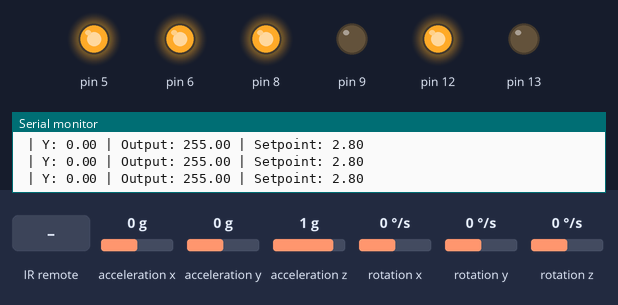
A sketch run on a simulated Arduino Uno, built with avr-gcc and run on an emulated ATmega328P. Shown: output pins drawn as LEDs (lit = HIGH), the last lines printed to the serial monitor. The test bench sets the inputs (shaded band); at power-on: acceleration x 0 g, acceleration y 0 g, acceleration z 1 g, rotation x 0 °/s, rotation y 0 °/s, rotation z 0 °/s.

Above: at 1.2 s.
1.3 s: acceleration x set to -1.4 g
At 2.5 s:
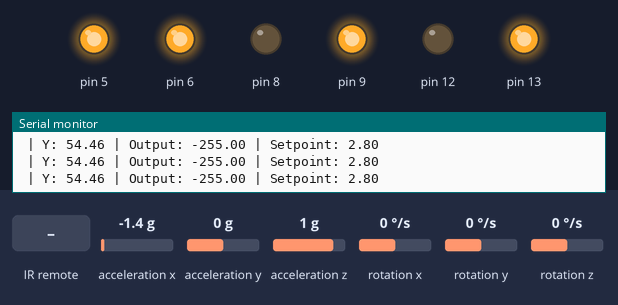
2.8 s: acceleration x set to 0 g
At 3.63 s:
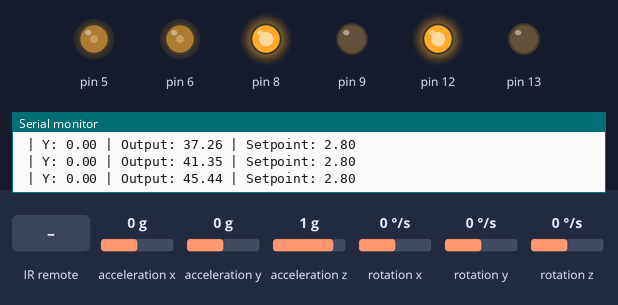
5.8 s: infrared code 0x449E79F received
At 7.0 s:
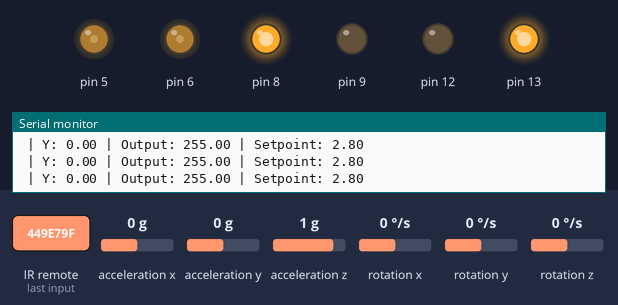
7.3 s: infrared code 0x8C22657B received
At 8.2 s:
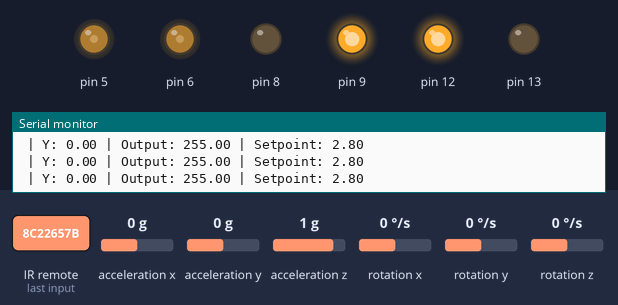
8.8 s: acceleration x set to -0.8 g
At 9.3 s:
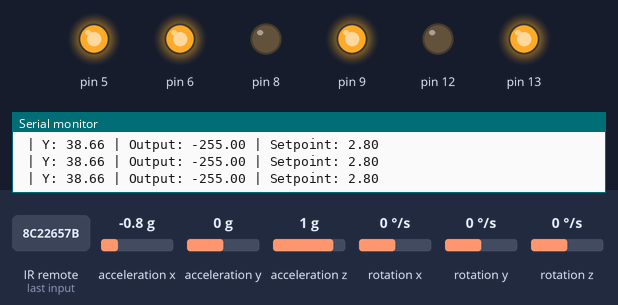
10.3 s: acceleration y set to 0.7 g
13.3 s: acceleration y set to 1 g
Timing chart, 0 to 16.3 s (numbered marks = the images above; inputs shaded):
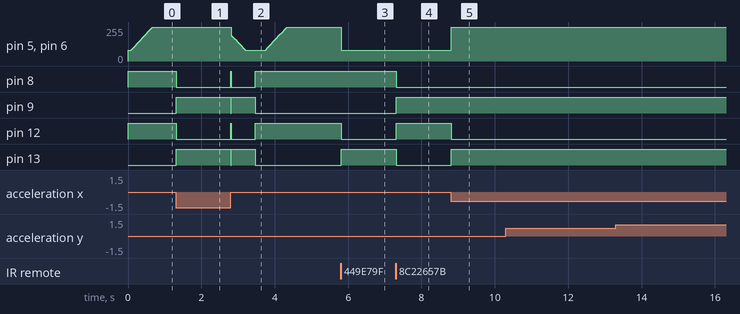

The sketch:

BADASS.ino
```cpp
#include <Wire.h>
#include <MPU6050_tockn.h>
#include <PID_v1.h>
#include "motorcontrol.h"
#include "IRController.h"

#define MIN_ABS_SPEED 80

double deadzone = 0;

MPU6050 mpu6050(Wire);
IRController ir(4); // IR Receiver ที่ขา D4

// PID Variables
double originalSetpoint = 2.80;
double setpoint = originalSetpoint;
double targetSetpoint = originalSetpoint;

double input, output;
double Kp = 19.7;
double Ki = 146;
double Kd = 0.7;

PID pid(&input, &output, &setpoint, Kp, Ki, Kd, DIRECT);

// Motor controller setup
double motorSpeedFactorA = 1;
double motorSpeedFactorB = 1;
int ENA = 6;
int IN1 = 13;
int IN2 = 12;
int ENB = 5;
int IN3 = 9;
int IN4 = 8;
motorcontrol my_motor(ENA, IN1, IN2, ENB, IN3, IN4, motorSpeedFactorA, motorSpeedFactorB);

// เวลา
unsigned long lastCommandTime = 0;
unsigned long commandTimeout = 200;

void setup() {
  Serial.begin(115200);
  Wire.begin();
  mpu6050.begin();
  //mpu6050.setGyroOffsets(2.80, 0.00, 0.00);
  mpu6050.setGyroOffsets(2.20, 0.76, -0.85);
  // mpu.setXGyroOffset(220);
  // mpu.setYGyroOffset(76);
  // mpu.setZGyroOffset(-85);
  // mpu.setZAccelOffset(1788);

  my_motor.begin();

  pid.SetMode(AUTOMATIC);
  pid.SetSampleTime(10);
  pid.SetOutputLimits(-255, 255);

  ir.begin();
  Serial.println("Ready!");
}

void loop() {
  // อ่านเซนเซอร์
  mpu6050.update();
  input = mpu6050.getAngleY();

  // PID คำนวณจาก setpoint
  pid.Compute();

  // มอเตอร์ทำงาน
  if (abs(input - setpoint) < deadzone) {
    my_motor.stop();
  } else {
    my_motor.move(output, MIN_ABS_SPEED);
  }

  // อ่าน IR
  unsigned long code = 0;
  if (ir.available(code)) {
    if (ir.forward(code)) {
      if (targetSetpoint < originalSetpoint + 7.5)
        targetSetpoint += 1;
    } else if (ir.backward(code)) {
      if (targetSetpoint > originalSetpoint - 7.5)
        targetSetpoint -= 2;
    } else if (ir.turnLeft(code)) {
      my_motor.turnLeft(MIN_ABS_SPEED, false);
    } else if (ir.turnRight(code)) {
      my_motor.turnRight(MIN_ABS_SPEED, false);
    }
    lastCommandTime = millis();
  }

  // ถ้าไม่มีคำสั่งนาน → กลับไป originalSetpoint
  if (millis() - lastCommandTime > commandTimeout) {
    targetSetpoint = originalSetpoint;
  }

  // Soft transition: ปรับ setpoint ทีละน้อย
  setpoint = 0.9 * setpoint + 0.1 * targetSetpoint;

  // Debug
  Serial.print(" | Y: ");
  Serial.print(input);
  Serial.print(" | Output: ");
  Serial.print(output);
  Serial.print(" | Setpoint: ");
  Serial.println(setpoint);

  delay(10);
}
```

IRController.cpp
```cpp
#include "IRController.h"

IRController::IRController(int recvPin) : irrecv(recvPin) {
    lastCode = 0;
    lastIRTime = 0;
}

void IRController::begin() {
    irrecv.enableIRIn();
}

bool IRController::available(unsigned long &codeOut) {
    if (irrecv.decode(&results)) {
        lastIRTime = millis();

        if (results.value == 0xFFFFFFFF) {
            codeOut = lastCode;
        } else {
            lastCode = results.value;
            codeOut = results.value;
        }

        irrecv.resume();
        return true;
    }

    if (millis() - lastIRTime > 200) {
        codeOut = 0;
    }

    return false;
}

bool IRController::forward(unsigned long code) {
    return code == 0x3D9AE3F7;
}

bool IRController::backward(unsigned long code) {
    return code == 0x1BC0157B;
}

bool IRController::turnLeft(unsigned long code) {
    return code == 0x449E79F;
}

bool IRController::turnRight(unsigned long code) {
    return code == 0x8C22657B;
//bool IRController::Boost(unsigned long code){
 //   return code == 0xFF
 }
```

IRController.h
```cpp
#ifndef IRCONTROLLER_H
#define IRCONTROLLER_H

#include <IRremote.h>

class IRController {
public:
    IRController(int recvPin);
    void begin();
    bool available(unsigned long &codeOut);

    bool forward(unsigned long code);
    bool backward(unsigned long code);
    bool turnLeft(unsigned long code);
    bool turnRight(unsigned long code);
    bool stop(unsigned long code);

private:
    IRrecv irrecv;
    decode_results results;
    unsigned long lastCode;
    unsigned long lastIRTime;
};

#endif
```

motorcontrol.cpp
```cpp
#include "motorcontrol.h"
#include "Arduino.h"


motorcontrol::motorcontrol(int ena, int in1, int in2, int enb, int in3, int in4, double motorAConst, double motorBConst){
    _motorAConst = motorAConst;
    _motorBConst = motorBConst;

  _ena = ena;
  _in1 = in1;
  _in2 = in2;
  _enb = enb;
  _in3 = in3;
  _in4 = in4;
}

void motorcontrol::begin(){
  pinMode(_ena, OUTPUT);
  pinMode(_in1, OUTPUT);
  pinMode(_in2, OUTPUT);

  pinMode(_enb, OUTPUT);
  pinMode(_in3, OUTPUT);
  pinMode(_in4, OUTPUT);
}


void motorcontrol::move(int speed, int minAbsSpeed)
{
    int direction = 1;

    if (speed < 0)
    {
        direction = -1;

        speed = min(speed, -1*minAbsSpeed);
        speed = max(speed, -255);
    }
    else
    {
        speed = max(speed, minAbsSpeed);
        speed = min(speed, 255);
    }

    if (abs(speed - _currentSpeed) < 3) return;

    int realSpeed = max(minAbsSpeed, abs(speed));

    digitalWrite(_in1, speed > 0 ? LOW : HIGH);
    digitalWrite(_in2, speed > 0 ? HIGH : LOW);
    digitalWrite(_in3, speed > 0 ? LOW : HIGH);
    digitalWrite(_in4, speed > 0 ? HIGH : LOW);
    analogWrite(_ena, constrain(realSpeed * _motorAConst, 0, 255));
    analogWrite(_enb, constrain(realSpeed * _motorBConst, 0, 255));

    _currentSpeed = direction * realSpeed;
}


void motorcontrol::turnLeft(int speed, bool kick)
{
    digitalWrite(_in1, HIGH);
    digitalWrite(_in2, LOW);
    digitalWrite(_in3, LOW);
    digitalWrite(_in4, HIGH);

    if (kick)
    {
        analogWrite(_ena, 255);
        analogWrite(_enb, 255);

        delay(100);
    }

    analogWrite(_ena, speed * _motorAConst);
    analogWrite(_enb, speed * _motorBConst);
}


void motorcontrol::turnRight(int speed, bool kick)
{
    digitalWrite(_in1, LOW);
    digitalWrite(_in2, HIGH);
    digitalWrite(_in3, HIGH);
    digitalWrite(_in4, LOW);

    if (kick)
    {
        analogWrite(_ena, 255);
        analogWrite(_enb, 255);

        delay(100);
    }

    analogWrite(_ena, speed * _motorAConst);
    analogWrite(_enb, speed * _motorBConst);
}


void motorcontrol::stop() {
    digitalWrite(_in1, HIGH);
    digitalWrite(_in2, HIGH);
    digitalWrite(_in3, HIGH);
    digitalWrite(_in4, HIGH);
    analogWrite(_ena, 0);
    analogWrite(_enb, 0);
    _currentSpeed = 0;
}
```

motorcontrol.h
```cpp
#define motorcontrol_h
#include "Arduino.h"


class motorcontrol
{
protected:
    int _ena, _in1, _in2, _enb, _in3, _in4;
    int _currentSpeed;
    double _motorAConst, _motorBConst;
public:
    motorcontrol(int ena, int in1, int in2, int enb, int in3, int in4, double motorAConst, double motorBConst);
    void begin();
    void stop();
    void move(int speed, int minAbsSpeed);
    void turnLeft(int speed, bool kick);
    void turnRight(int speed, bool kick);
    void stopMoving();
};
```

Measured:
- after the input at 1.3 s, pin 8, pin 12: HIGH → LOW at once; pin 9, pin 13: LOW → HIGH at once
- after the input at 2.8 s, pin 8, pin 12: LOW → HIGH at once, → LOW 0.01 s later, → HIGH 0.65 s later; pin 9, pin 13: HIGH → LOW at once, → HIGH 0.01 s later, → LOW 0.65 s later
- after the input at 5.8 s, pin 5, pin 6: 253/255 → 80/255 at once; pin 12: HIGH → LOW at once; pin 13: LOW → HIGH at once
- after the input at 7.3 s, pin 8, pin 13: HIGH → LOW at once; pin 9, pin 12: LOW → HIGH at once
- after the input at 8.8 s, pin 5, pin 6: 80/255 → 255/255 at once; pin 12: HIGH → LOW at once; pin 13: LOW → HIGH at once
